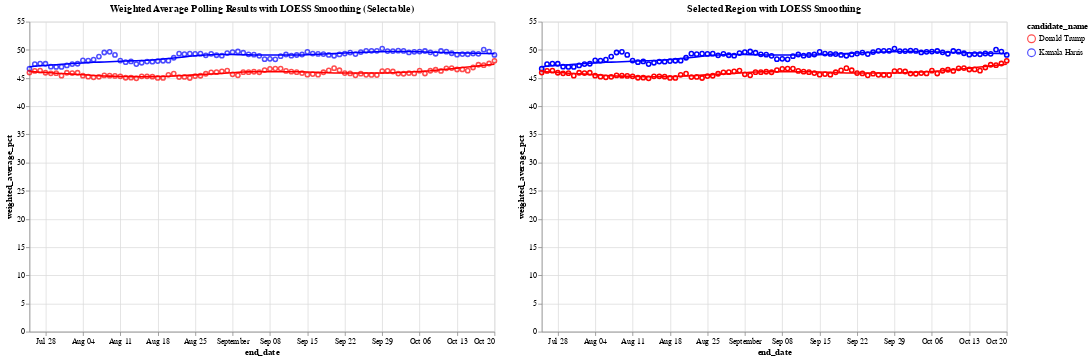

Notebook source saved alongside this figure:
### Markdown cell above
Let's look at the loess smoothed curve of this

### Code cell
# Define the color scale for the two candidates
color_scale = alt.Scale(domain=['Donald Trump', 'Kamala Harris'], range=['red', 'blue'])

# Step 1: Create a selection brush for the horizontal axis (end_date)
brush = alt.selection_interval(encodings=['x'])  # Brush selection on the x-axis

# Step 2: Create the base chart with points and LOESS smoothing (Chart 1)
base = alt.Chart(df_weighted_averages).mark_point().encode(
    x='end_date:T',
    y='weighted_average_pct:Q',
    color=alt.Color('candidate_name:N', scale=color_scale)
)

loess = base.transform_loess(
    'end_date', 'weighted_average_pct', groupby=['candidate_name'], bandwidth=0.3
).mark_line()

chart1 = (base + loess).add_params(
    brush  # Add the brush selection to Chart 1
).properties(
    title='Weighted Average Polling Results with LOESS Smoothing (Selectable)',
    width=600,
    height=400
)

# Step 3: Create the side-by-side chart that will show the selected region with tooltip

# Apply the same selection filter to both points and LOESS in chart2
selected_points = base.encode(
    opacity=alt.condition(brush, alt.value(1), alt.value(0)),  # Highlight only selected points
    tooltip=['end_date:T', 'candidate_name:N', 'weighted_average_pct:Q']  # Add tooltip for points
).transform_filter(
    brush  # Filter by brush selection
)

# Apply LOESS smoothing for the selected range
selected_loess = alt.Chart(df_weighted_averages).transform_loess(
    'end_date', 'weighted_average_pct', groupby=['candidate_name'], bandwidth=0.3
).mark_line().encode(
    x='end_date:T',
    y='weighted_average_pct:Q',
    color=alt.Color('candidate_name:N', scale=color_scale),
    tooltip=['end_date:T', 'candidate_name:N', 'weighted_average_pct:Q']
).transform_filter(
    brush  # Filter the LOESS line by the brush selection
)

# Combine selected points and LOESS for the second chart
chart2 = (selected_points + selected_loess).properties(
    title='Selected Region with LOESS Smoothing',
    width=600,
    height=400
)

# Combine the two charts side by side
final_chart = alt.hconcat(chart1, chart2)

# Display the final chart
final_chart.show()

### Figure 1 — Vega-Lite specification as saved in the notebook (floating-point values rounded to 4 significant figures; data arrays with more than 128 entries replaced by an {"elided": "..."} marker saying what was removed)
{"config": {"view": {"continuousWidth": 300, "continuousHeight": 300}}, "hconcat": [{"layer": [{"mark": {"type": "point"}, "encoding": {"color": {"field": "candidate_name", "scale": {"domain": ["Donald Trump", "Kamala Harris"], "range": ["red", "blue"]}, "type": "nominal"}, "x": {"field": "end_date", "type": "temporal"}, "y": {"field": "weighted_average_pct", "type": "quantitative"}}, "name": "view_1"}, {"mark": {"type": "line"}, "encoding": {"color": {"field": "candidate_name", "scale": {"domain": ["Donald Trump", "Kamala Harris"], "range": ["red", "blue"]}, "type": "nominal"}, "x": {"field": "end_date", "type": "temporal"}, "y": {"field": "weighted_average_pct", "type": "quantitative"}}, "transform": [{"loess": "weighted_average_pct", "on": "end_date", "bandwidth": 0.3, "groupby": ["candidate_name"]}]}], "height": 400, "title": "Weighted Average Polling Results with LOESS Smoothing (Selectable)", "width": 600}, {"layer": [{"mark": {"type": "point"}, "encoding": {"color": {"field": "candidate_name", "scale": {"domain": ["Donald Trump", "Kamala Harris"], "range": ["red", "blue"]}, "type": "nominal"}, "opacity": {"condition": {"param": "param_1", "value": 1}, "value": 0}, "tooltip": [{"field": "end_date", "type": "temporal"}, {"field": "candidate_name", "type": "nominal"}, {"field": "weighted_average_pct", "type": "quantitative"}], "x": {"field": "end_date", "type": "temporal"}, "y": {"field": "weighted_average_pct", "type": "quantitative"}}, "transform": [{"filter": {"param": "param_1"}}]}, {"mark": {"type": "line"}, "encoding": {"color": {"field": "candidate_name", "scale": {"domain": ["Donald Trump", "Kamala Harris"], "range": ["red", "blue"]}, "type": "nominal"}, "tooltip": [{"field": "end_date", "type": "temporal"}, {"field": "candidate_name", "type": "nominal"}, {"field": "weighted_average_pct", "type": "quantitative"}], "x": {"field": "end_date", "type": "temporal"}, "y": {"field": "weighted_average_pct", "type": "quantitative"}}, "transform": [{"loess": "weighted_average_pct", "on": "end_date", "bandwidth": 0.3, "groupby": ["candidate_name"]}, {"filter": {"param": "param_1"}}]}], "height": 400, "title": "Selected Region with LOESS Smoothing", "width": 600}], "data": {"name": "data-fb07f286725f94fa5184fd5651cb1a3f"}, "params": [{"name": "param_1", "select": {"type": "interval", "encodings": ["x"]}, "views": ["view_1"]}], "$schema": "https://vega.github.io/schema/vega-lite/v5.20.1.json", "datasets": {"data-fb07f286725f94fa5184fd5651cb1a3f": {"elided": "176 records"}}}
